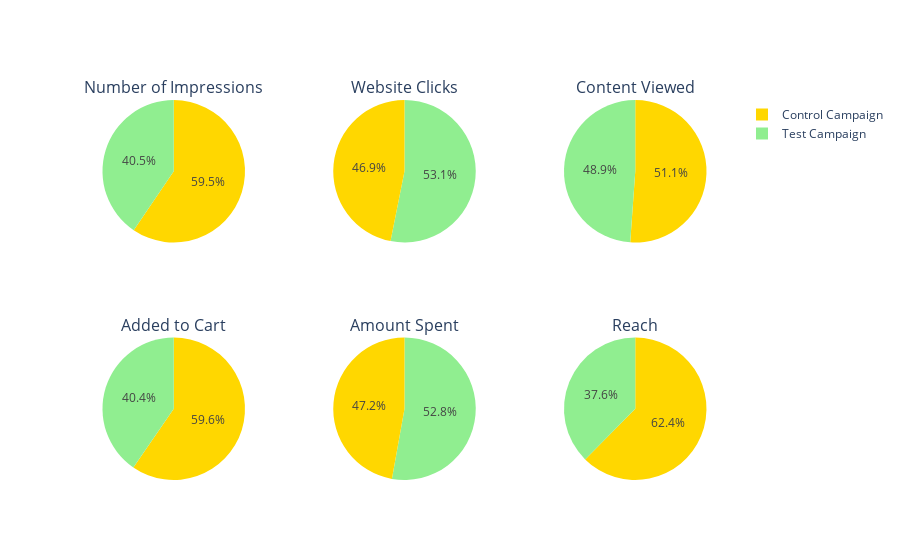

Notebook cell for this chart:
### Code cell
# import matplotlib.pyplot as plt
import plotly.graph_objects as go
from plotly.subplots import make_subplots

specs = [[{'type':'domain'}, {'type':'domain'},{'type':'domain'}], [{'type':'domain'}, {'type':'domain'},{'type':'domain'}]]
fig = make_subplots(rows=2, cols=3, specs=specs, subplot_titles=['Number of Impressions', 'Website Clicks',"Content Viewed",
                                                                 "Added to Cart","Amount Spent","Reach"])

# marker_colors = ["#2B3467", "#FFA3FD"]
marker_colors = ["gold","lightgreen"]

labels=["Control Campaign","Test Campaign"]
values= [sum(df_control["Number of Impressions"]),sum(df_test["Number of Impressions"])]
values1= [sum(df_control["Website Clicks"]),sum(df_test["Website Clicks"])]
values2= [sum(df_control["Content Viewed"]),sum(df_test["Content Viewed"])]
values3= [sum(df_control["Added to Cart"]),sum(df_test["Added to Cart"])]
values4= [sum(df_control["Amount Spent"]),sum(df_test["Amount Spent"])]
values5= [sum(df_control["Reach"]),sum(df_test["Reach"])]


fig.add_trace(go.Pie(labels=labels, values=values,
                     marker_colors=marker_colors),1,1)

fig.add_trace(go.Pie(labels=labels, values=values1,
                     marker_colors=marker_colors),1, 2)

fig.add_trace(go.Pie(labels=labels, values=values2,
                     marker_colors=marker_colors),1, 3)

fig.add_trace(go.Pie(labels=labels, values=values3,
                     marker_colors=marker_colors),2, 1)

fig.add_trace(go.Pie(labels=labels, values=values4,
                     marker_colors=marker_colors),2, 2)

fig.add_trace(go.Pie(labels=labels, values=values5,
                     marker_colors=marker_colors),2, 3)

fig.show()

### Figure 1 — Plotly figure (JSON) as saved in the notebook; plotly's stock layout.template omitted (floating-point values rounded to 4 significant figures)
{"data": [{"domain": {"x": [0, 0.2889], "y": [0.625, 1]}, "labels": ["Control Campaign", "Test Campaign"], "marker": {"colors": ["gold", "lightgreen"]}, "type": "pie", "values": [3287000.0, 2237544]}, {"domain": {"x": [0.3556, 0.6444], "y": [0.625, 1]}, "labels": ["Control Campaign", "Test Campaign"], "marker": {"colors": ["gold", "lightgreen"]}, "type": "pie", "values": [159600.0, 180970]}, {"domain": {"x": [0.7111, 1], "y": [0.625, 1]}, "labels": ["Control Campaign", "Test Campaign"], "marker": {"colors": ["gold", "lightgreen"]}, "type": "pie", "values": [58310.0, 55740]}, {"domain": {"x": [0, 0.2889], "y": [0, 0.375]}, "labels": ["Control Campaign", "Test Campaign"], "marker": {"colors": ["gold", "lightgreen"]}, "type": "pie", "values": [39000, 26446]}, {"domain": {"x": [0.3556, 0.6444], "y": [0, 0.375]}, "labels": ["Control Campaign", "Test Campaign"], "marker": {"colors": ["gold", "lightgreen"]}, "type": "pie", "values": [68653, 76892]}, {"domain": {"x": [0.7111, 1], "y": [0, 0.375]}, "labels": ["Control Campaign", "Test Campaign"], "marker": {"colors": ["gold", "lightgreen"]}, "type": "pie", "values": [2665000.0, 1604747]}], "layout": {"annotations": [{"font": {"size": 16}, "showarrow": false, "text": "Number of Impressions", "x": 0.1444, "xanchor": "center", "xref": "paper", "y": 1, "yanchor": "bottom", "yref": "paper"}, {"font": {"size": 16}, "showarrow": false, "text": "Website Clicks", "x": 0.5, "xanchor": "center", "xref": "paper", "y": 1, "yanchor": "bottom", "yref": "paper"}, {"font": {"size": 16}, "showarrow": false, "text": "Content Viewed", "x": 0.8556, "xanchor": "center", "xref": "paper", "y": 1, "yanchor": "bottom", "yref": "paper"}, {"font": {"size": 16}, "showarrow": false, "text": "Added to Cart", "x": 0.1444, "xanchor": "center", "xref": "paper", "y": 0.375, "yanchor": "bottom", "yref": "paper"}, {"font": {"size": 16}, "showarrow": false, "text": "Amount Spent", "x": 0.5, "xanchor": "center", "xref": "paper", "y": 0.375, "yanchor": "bottom", "yref": "paper"}, {"font": {"size": 16}, "showarrow": false, "text": "Reach", "x": 0.8556, "xanchor": "center", "xref": "paper", "y": 0.375, "yanchor": "bottom", "yref": "paper"}]}}
